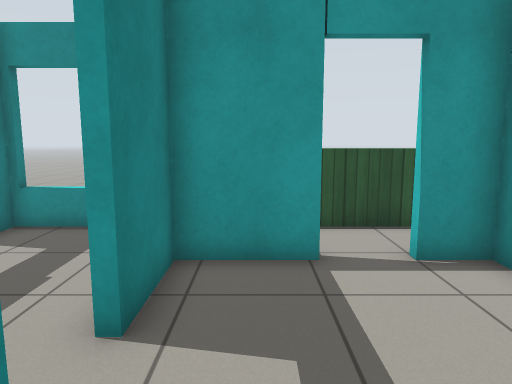
View 1 (above)

22 first-person views from a walk through a Gazebo world. The camera is 1.1 m above the floor, tilts 8° down and sees 70° across. The floor is counted in squares, 0.5 m on a side. Each view is taken from the middle of a square. On the plan, view 1 faces up. The plan holds only what a view shows up to about 20 squares ahead; the rest is blank. Robots are left out. Simple patterns stand in for the simulator's built-in surfaces.

View 2
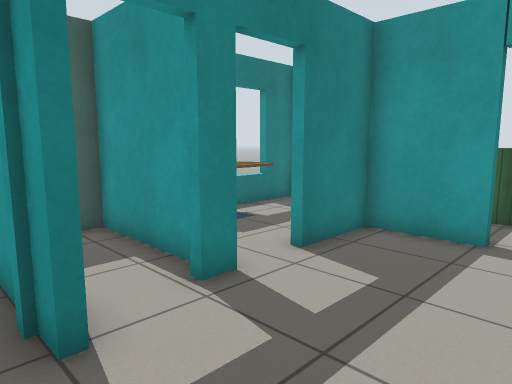

View 3
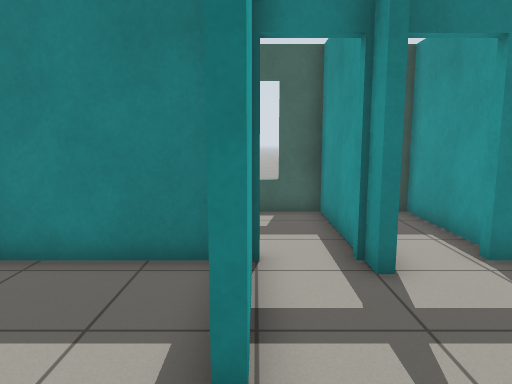

View 4
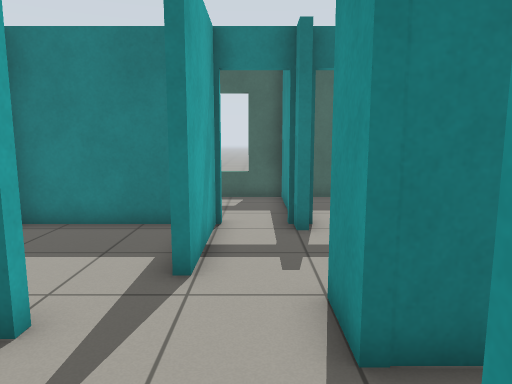

View 5
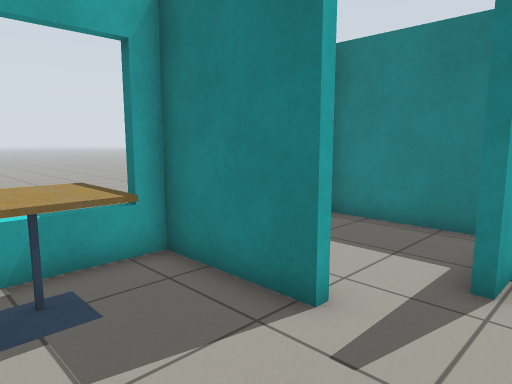

View 6
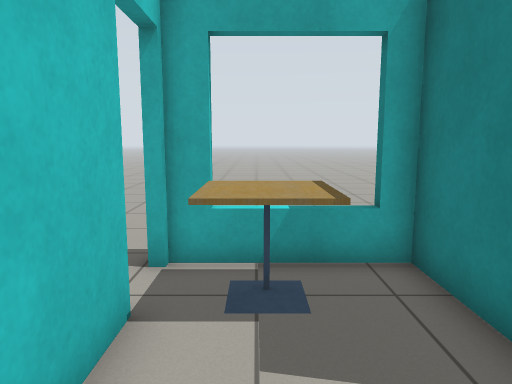

View 7
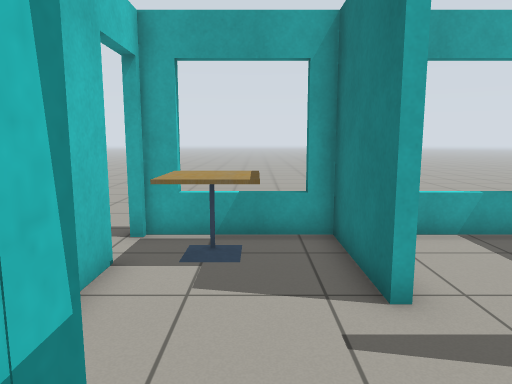

View 8
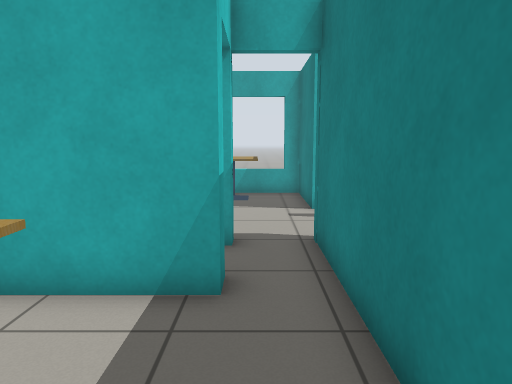

View 9
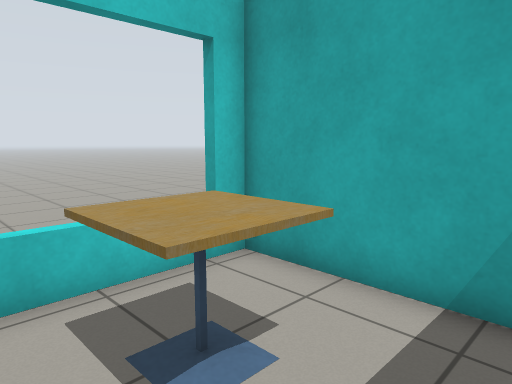

View 10
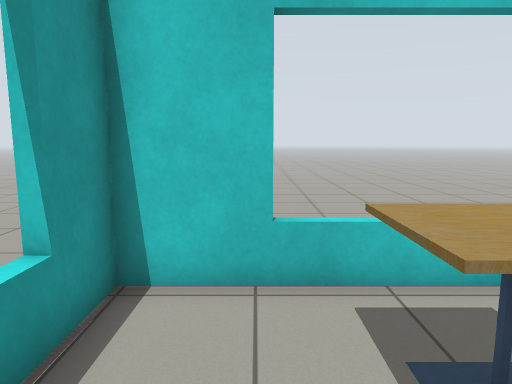

View 11
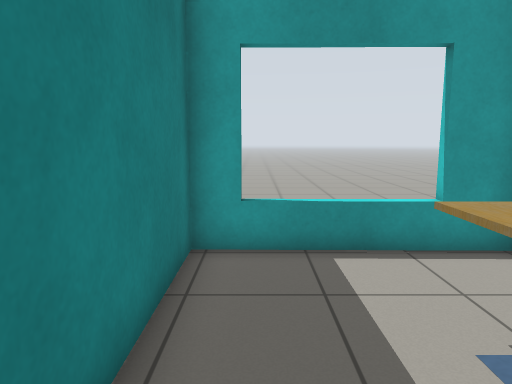

View 12
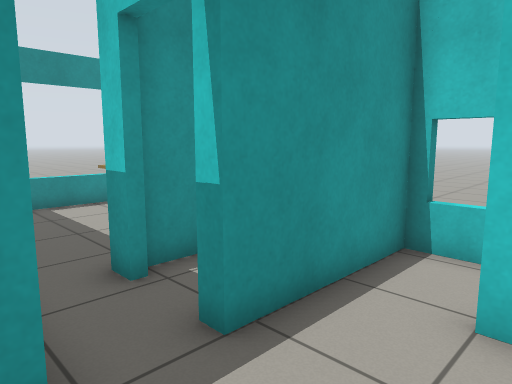

View 13
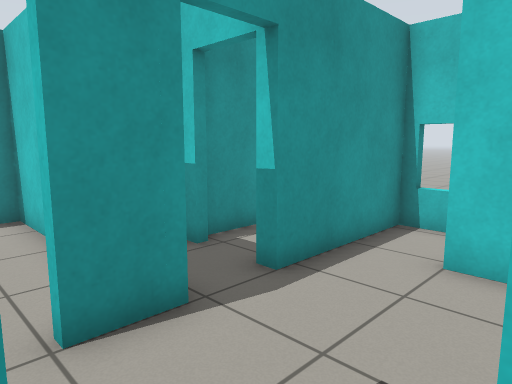

View 14
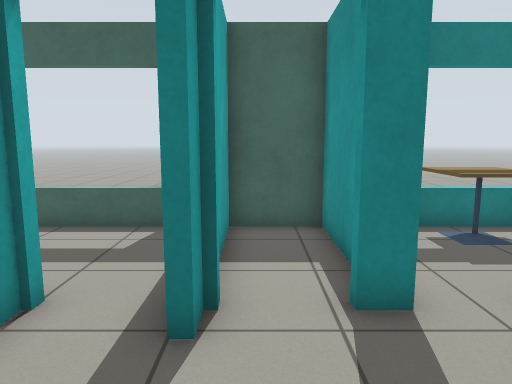

View 15
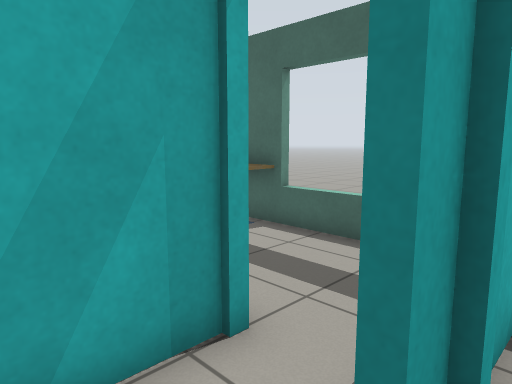

View 16
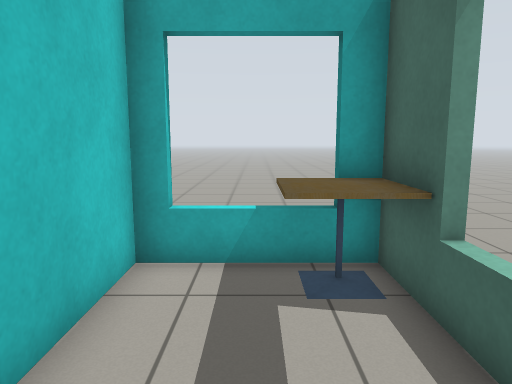

View 17
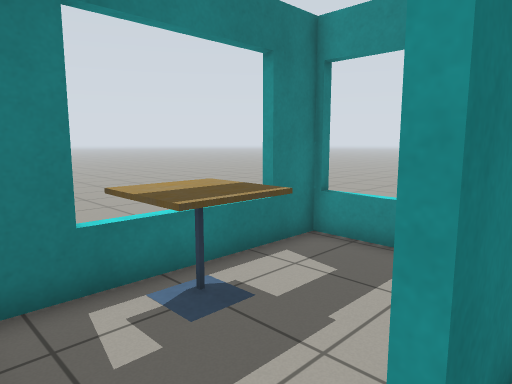

View 18
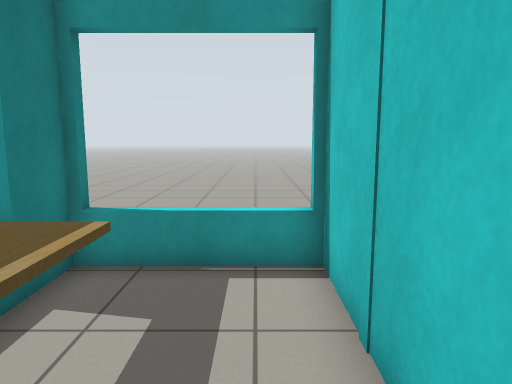

View 19
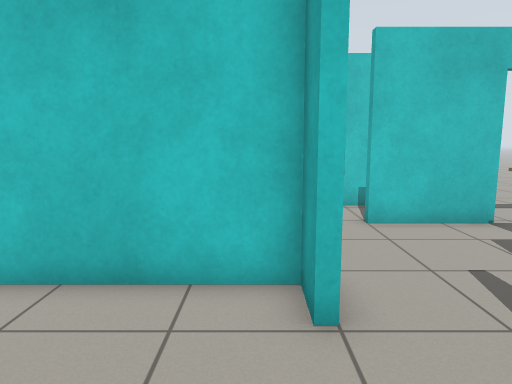

View 20
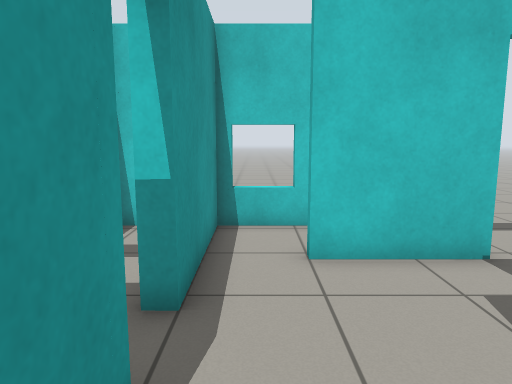

View 21
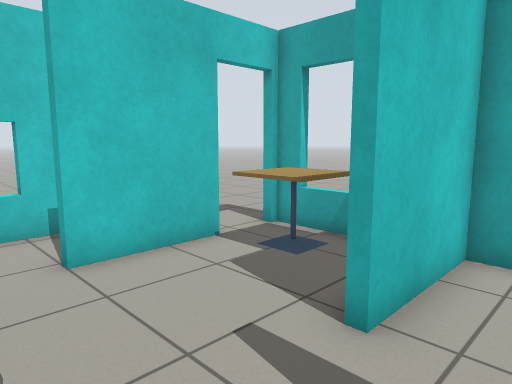

View 22
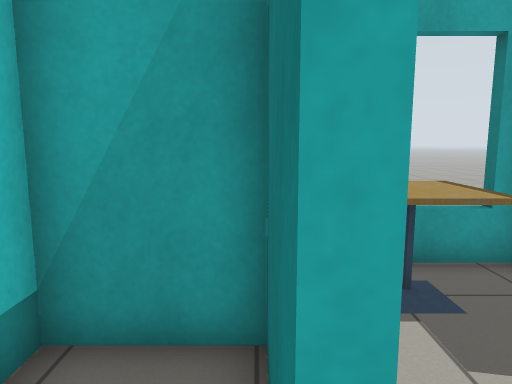

### Floor plan
Ten units are one square. View 1 is at (0, 0); x grows to the right and y downward. Boxes are objects, and circles mark ways between rooms. Rooms are numbered by the first view taken in them; rooms with no view inside come last. Other rooms are left out.
<svg viewBox="-70 -98 188 188">
<path fill="none" stroke="#000" d="M-15 -21 -15 -12M12 -65 -15 -65 -15 -37M30 7 44 7 44 -65 29 -65M-16 7 -7 7M-15 38 -15 83M-19 31 23 31M0 84 39 84 39 46M42 46 42 84 86 84M86 64 86 31 89 31M47 10 30 10M96 10 65 10M65 -12 65 -20 113 -20 113 -91 47 -92 47 10M-62 84 -18 84 -18 47M-7 10 -62 10 -62 65M-18 -45 -18 -93 -62 -93 -62 -28M89 31 89 57 113 57 113 10 96 10M88 -17 70 -17M113 -10 113 -15M-24 -17 -62 -17 -62 7 -29 7M41 -92 6 -93"/>
<rect x="55" y="55" width="30" height="30" fill="#bbb"><title>cafe table</title></rect>
<rect x="75" y="-65" width="20" height="30" fill="#bbb"><title>cafe table</title></rect>
<rect x="-65" y="65" width="20" height="20" fill="#bbb"><title>cafe table</title></rect>
<rect x="-65" y="-65" width="30" height="30" fill="#bbb"><title>cafe table</title></rect>
<circle cx="15" cy="10" r="3" fill="#2a7"/>
<circle cx="-20" cy="-15" r="3" fill="#2a7"/>
<circle cx="25" cy="-70" r="3" fill="#2a7"/>
<circle cx="40" cy="30" r="3" fill="#2a7"/>
<circle cx="-20" cy="25" r="3" fill="#2a7"/>
<circle cx="55" cy="10" r="3" fill="#2a7"/>
<circle cx="90" cy="20" r="3" fill="#2a7"/>
<circle cx="70" cy="-5" r="3" fill="#2a7"/>
<text x="10" y="-30">1</text>
<text x="10" y="50">2</text>
<text x="60" y="50">3</text>
<text x="80" y="-50">4</text>
<text x="-40" y="50">5</text>
<text x="-40" y="-50">6</text>
<text x="100" y="30">7</text>
<text x="90" y="-10">8</text>
<text x="-40" y="-10">9</text>
<text x="10" y="-80">10</text>
</svg>
Room 1 opens to room 2. Room 1 opens to room 9. Room 1 opens to room 10. Room 2 opens to room 3. Room 2 opens to room 5. Room 3 opens to room 4. Room 3 opens to room 7. Room 4 opens to room 8.

Where each view was taken, in squares from view 1:
view 1: 0 up, 0 right, facing up
view 2: 2 down, 3 right, facing up-left
view 3: 3 down, 5 right, facing left
view 4: 2 down, 8 right, facing left
view 5: 2 down, 8 right, facing down-left
view 6: 2 down, 7 right, facing down
view 7: 0 up, 6 right, facing down
view 8: 7 up, 6 right, facing down
view 9: 7 up, 6 right, facing down-right
view 10: 7 up, 6 right, facing right
view 11: 2 up, 6 right, facing up
view 12: 4 down, 4 right, facing up-right
view 13: 5 down, 2 right, facing up-right
view 14: 0 up, 3 right, facing left
view 15: 0 up, 1 right, facing down-left
view 16: 2 down, 4 left, facing down
view 17: 2 up, 1 left, facing up-left
view 18: 3 up, 3 left, facing up
view 19: 0 up, 1 left, facing right
view 20: 2 down, 2 right, facing right
view 21: 1 down, 2 right, facing down-right
view 22: 2 down, 9 right, facing down
